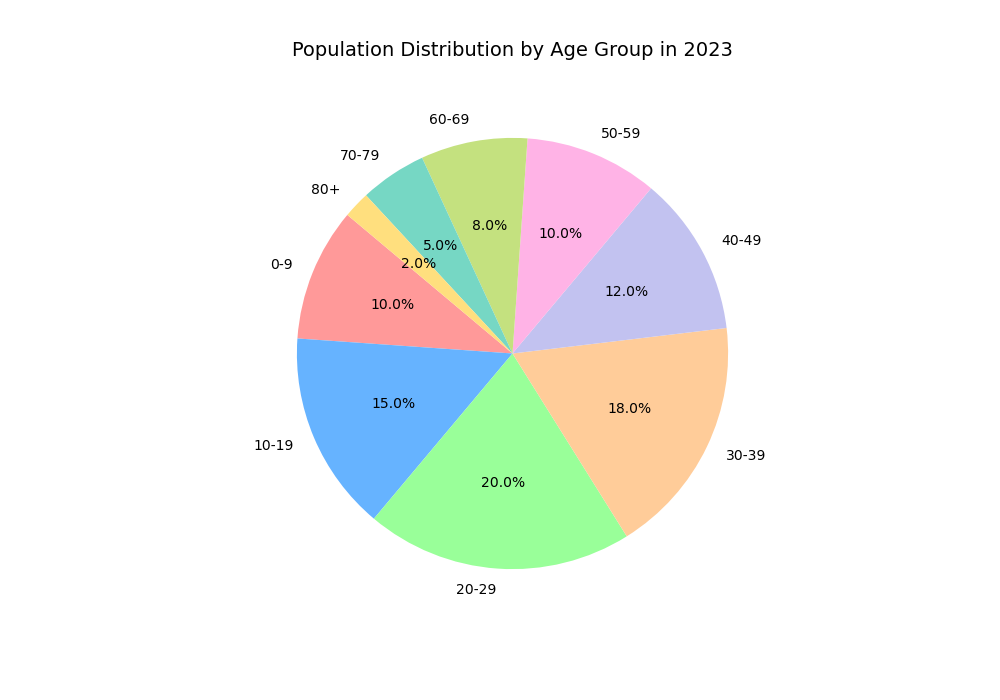

Python code for this plot:

import matplotlib.pyplot as plt

# Data points
age_groups = [
    '0-9', '10-19', '20-29', '30-39', '40-49',
    '50-59', '60-69', '70-79', '80+'
]

percentage = [
    10.0, 15.0, 20.0, 18.0, 12.0,
    10.0, 8.0, 5.0, 2.0
]

# Colors for each section
colors = [
    '#ff9999', '#66b3ff', '#99ff99', '#ffcc99', '#c2c2f0',
    '#ffb3e6', '#c4e17f', '#76d7c4', '#ffdf7e'
]

# Resize the chart
plt.figure(figsize=(10, 7))

# Create the pie chart
plt.pie(percentage, labels=age_groups, colors=colors, autopct='%1.1f%%', startangle=140)

# Set the title
plt.title('Population Distribution by Age Group in 2023', fontsize=14, pad=20)

# Display the chart
plt.show()
